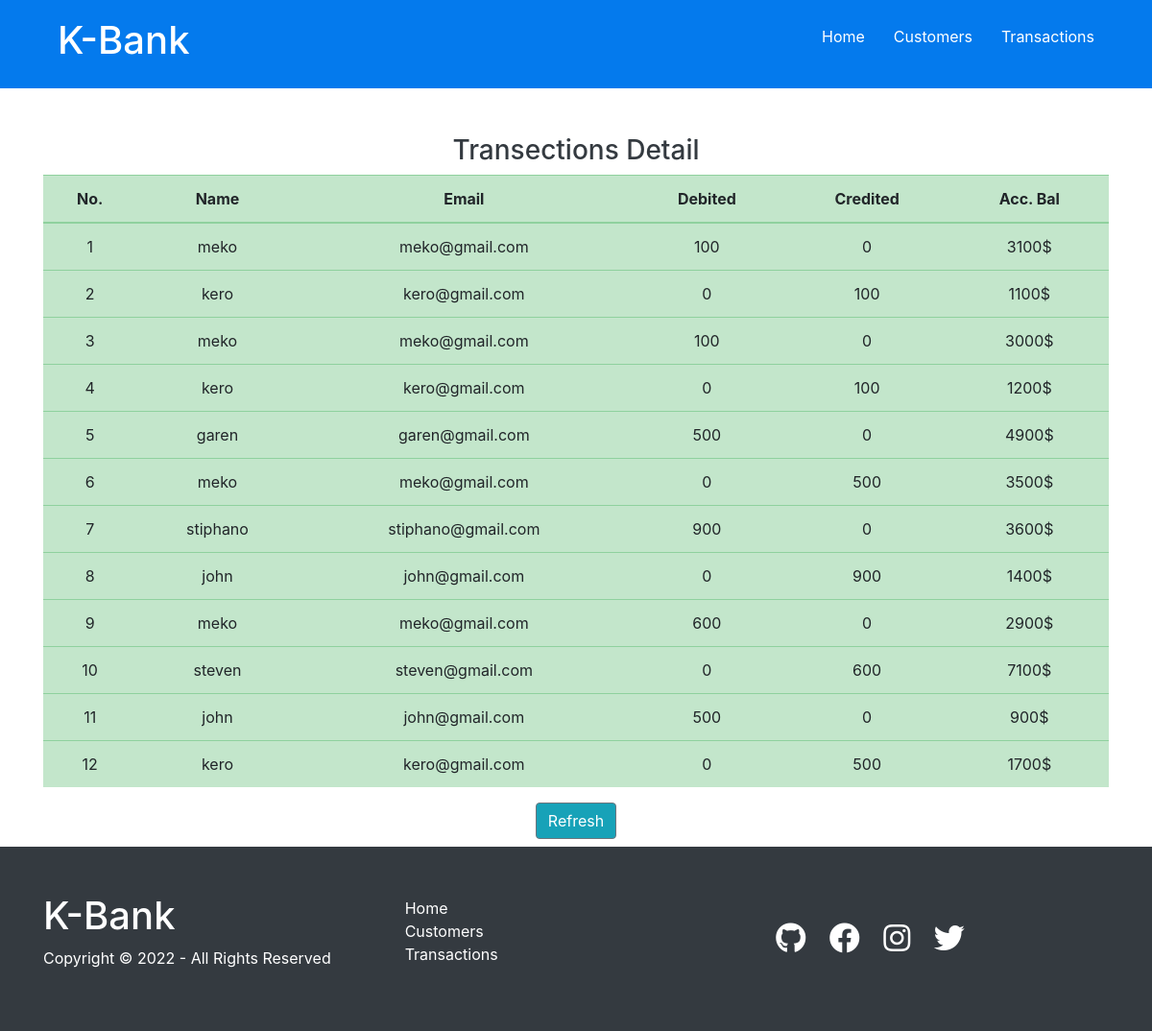
Page /transactions on the committed database.
### Banking_Service/models.py (models this page shows, shortened)
class transactiondetail(models.Model):
    name = models.CharField(max_length=30)
    email = models.EmailField(max_length=30)
    deb_amt = models.IntegerField()
    cr_amt = models.IntegerField()
    ac_bal = models.IntegerField()

### Banking_Service/views.py (the view)
# urls.py: path('transactions',views.trans,name='Transactions')
def trans(request):
    trans = transactiondetail.objects.all()
    return render(request,'ser/transactions.html',{'trans':trans})

### Banking_Service/templates/ser/transactions.html (shortened to what this page needs)
{% extends 'ser/base.html' %}
{% load static %}
    {% block content %}
<head>
</head>
<body>
    <div class="container">
        <div class="row">
            <div class="col-md-12">
                <section class="text-center mt-5">
                    <h3 class="text-dark">Transections Detail</h3>
                    <table class="table table-success">
                        <thead>
                            <tr>
                                <th>No.</th>
                                <th>Name</th>
                                <th>Email</th>
                                <th>Debited</th>
                                <th>Credited</th>
                                <th>Acc. Bal</th>
                            </tr>
                        </thead>
                        <body>
                            {% for i in trans %}
                            <tr>
                                <td>{{i.id}}</td>
                                <td>{{i.name}}</td>
                                <td>{{i.email}}</td>
                                <td>{{i.deb_amt}}</td>
                                <td>{{i.cr_amt}}</td>
                                <td>{{i.ac_bal}}$</td>
                            </tr>
                            {% endfor %}
                        </body>
                    </table>
                    <label id="Refresh" class="btn btn-info btn-outline-secondary"><a class="text-white"
                            href="/transactions">Refresh</a></label>
                </section>
            </div>
        </div>
    </div>
    {% endblock content %}

### static/css/utilities.css (style rules this page uses)
.container { max-width: 1100px; margin: 0 auto; overflow: auto; padding: 0 40px; }
.btn { display: inline-block; padding: 10px 30px; cursor: pointer; background: var(--primary-color); color: #fff; border: none; border-radius: 27px; }
.text-dark { color: var(--dark-color); }
.text-center { text-align: center; }

### static/css/style.css (style rules this page uses)
:root { --primary-color: #047aed; --secondary-color: #1c3fa8; --dark-color: #002240; --light-color: #f4f4f4; --success-color: #5cb85c; --error-color: #d9534f; }
* { box-sizing: border-box; padding: 0; margin: 0; }
body { font-family: 'Lato', sans-serif; color: #333; line-height: 1.6; }
a { text-decoration: none; color: #333; }

### rows in the picture
transactiondetail: id "1", name "meko", email "meko@gmail.com", deb_amt "100", cr_amt "0", ac_bal "3100"
transactiondetail: id "2", name "kero", email "kero@gmail.com", deb_amt "0", cr_amt "100", ac_bal "1100"
transactiondetail: id "3", name "meko", email "meko@gmail.com", deb_amt "100", cr_amt "0", ac_bal "3000"
transactiondetail: id "4", name "kero", email "kero@gmail.com", deb_amt "0", cr_amt "100", ac_bal "1200"
transactiondetail: id "5", name "garen", email "garen@gmail.com", deb_amt "500", cr_amt "0", ac_bal "4900"
transactiondetail: id "6", name "meko", email "meko@gmail.com", deb_amt "0", cr_amt "500", ac_bal "3500"
transactiondetail: id "7", name "stiphano", email "stiphano@gmail.com", deb_amt "900", cr_amt "0", ac_bal "3600"
transactiondetail: id "8", name "john", email "john@gmail.com", deb_amt "0", cr_amt "900", ac_bal "1400"
transactiondetail: id "9", name "meko", email "meko@gmail.com", deb_amt "600", cr_amt "0", ac_bal "2900"
transactiondetail: id "10", name "steven", email "steven@gmail.com", deb_amt "0", cr_amt "600", ac_bal "7100"
transactiondetail: id "11", name "john", email "john@gmail.com", deb_amt "500", cr_amt "0", ac_bal "900"
transactiondetail: id "12", name "kero", email "kero@gmail.com", deb_amt "0", cr_amt "500", ac_bal "1700"
